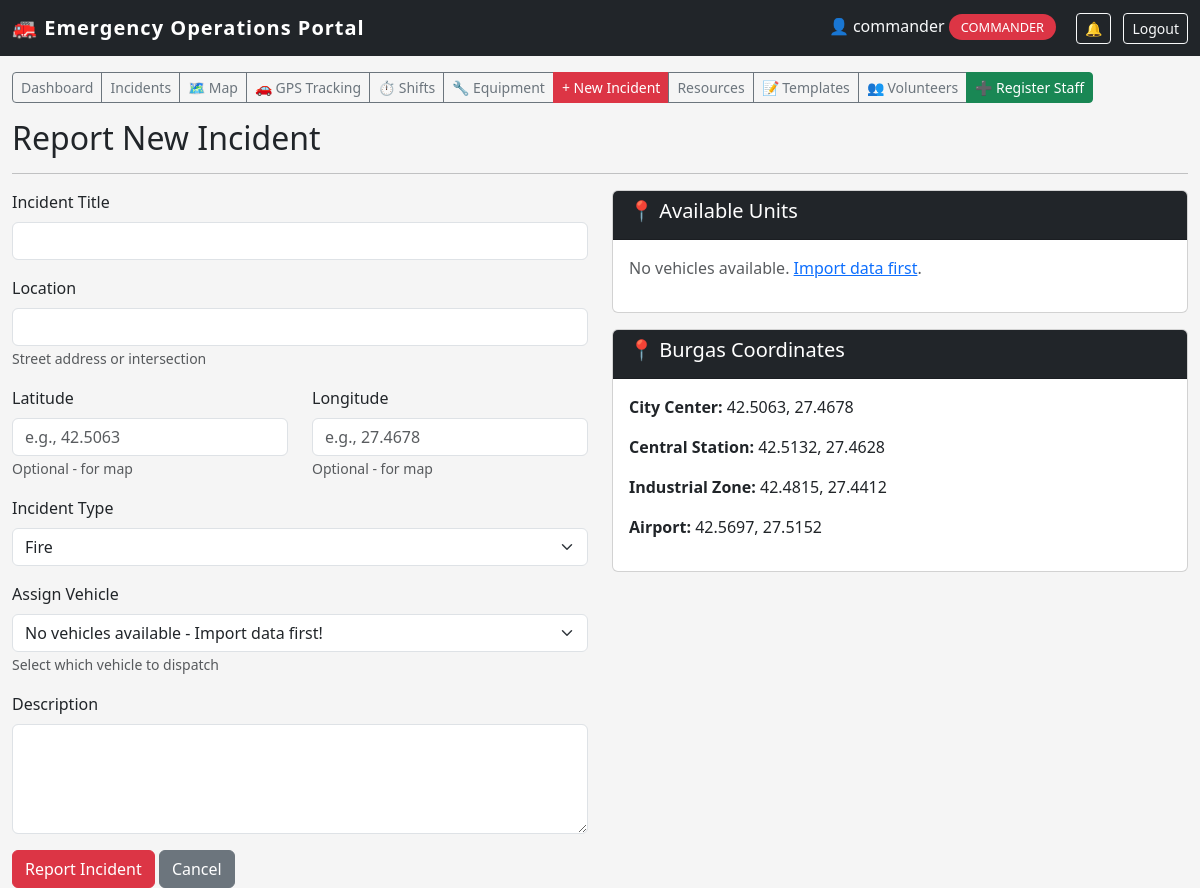
The page /staff/report_incident (signed in) on the database as committed earlier.
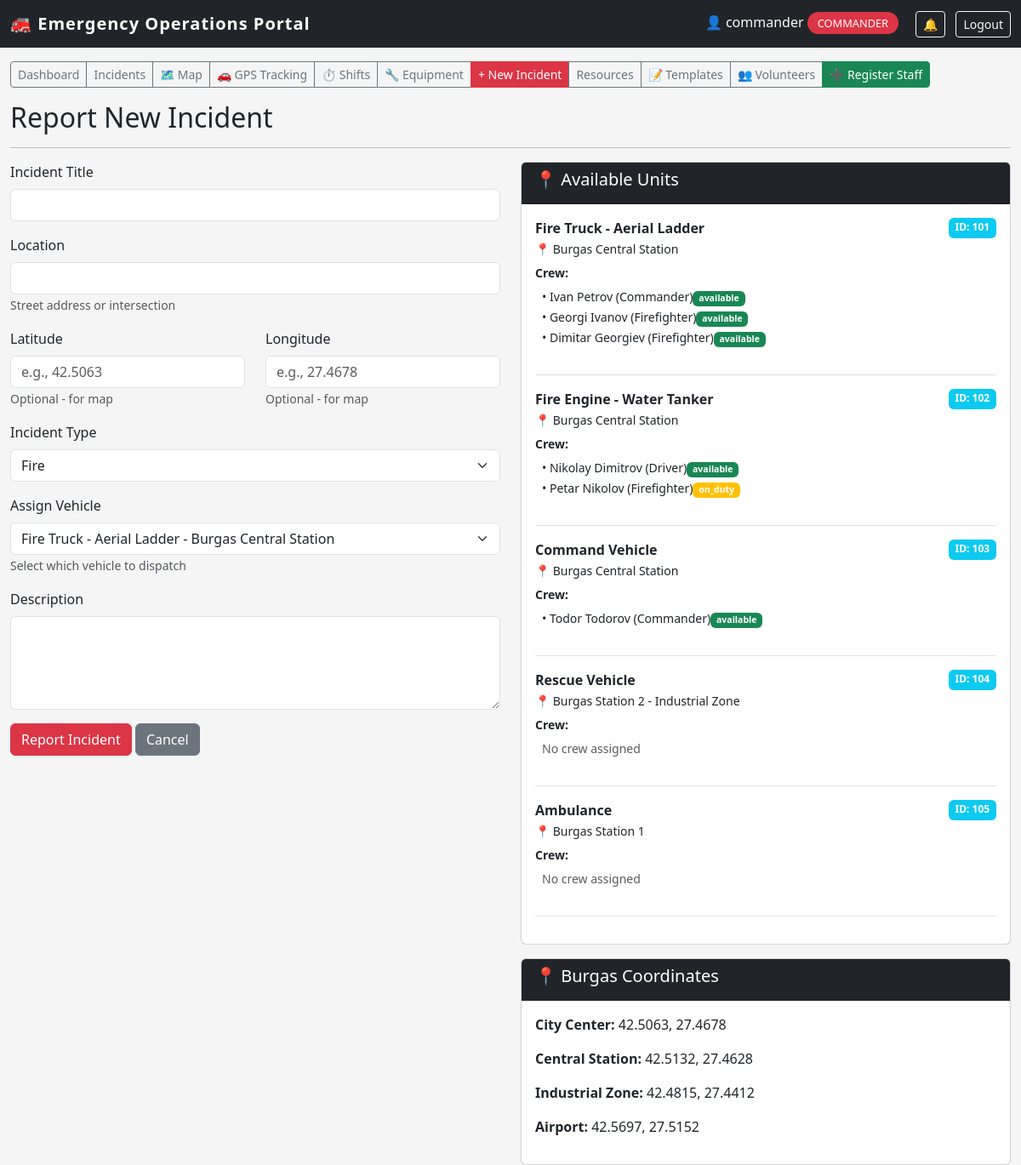
The same page on the database as committed later.
### app/models/vehicle.py (models this page shows)
class Vehicle(db.Model):
    id = db.Column(db.Integer, primary_key=True)
    type = db.Column(db.String(50))
    location = db.Column(db.String(200))
    latitude = db.Column(db.Float, nullable=True)
    longitude = db.Column(db.Float, nullable=True)
    last_updated = db.Column(db.DateTime, default=datetime.datetime.utcnow, onupdate=datetime.datetime.utcnow)
    speed = db.Column(db.Float, nullable=True)
    heading = db.Column(db.Integer, nullable=True)
    status = db.Column(db.String(20), default='station')
    current_incident_id = db.Column(db.Integer, db.ForeignKey('incident.id'), nullable=True)
    current_incident = db.relationship('Incident', foreign_keys=[current_incident_id])
    firefighters = db.relationship('Firefighter', backref='assigned_vehicle', lazy=True)

### app/models/firefighter.py (models this page shows)
class Firefighter(db.Model):
    id = db.Column(db.Integer, primary_key=True)
    name = db.Column(db.String(100), nullable=False)
    rank = db.Column(db.String(50))
    status = db.Column(db.String(20), default='available')
    vehicle_id = db.Column(db.Integer, db.ForeignKey('vehicle.id'), nullable=True)
    user_id = db.Column(db.Integer, db.ForeignKey('user_model.id'), nullable=True, unique=True)
    user = db.relationship('UserModel', foreign_keys=[user_id], backref='firefighter_profile')
    employee_id = db.Column(db.String(20), unique=True, nullable=True)
    phone = db.Column(db.String(20), nullable=True)
    hire_date = db.Column(db.DateTime, nullable=True)
    last_active = db.Column(db.DateTime, nullable=True)
    current_shift_id = db.Column(db.Integer, db.ForeignKey('shift.id'), nullable=True)
    current_shift = db.relationship('Shift', foreign_keys=[current_shift_id], back_populates='firefighter')
    shifts = db.relationship('Shift', foreign_keys='Shift.firefighter_id', back_populates='firefighter')

### app/routes/incidents.py (the view, shortened to what this page needs)
@incidents_bp.route('/staff/report_incident', methods=['GET', 'POST'])
@login_required
@role_required('dispatcher', 'commander')
def report_incident():
    form = IncidentForm()
    vehicles = Vehicle.query.all()
    form.vehicle_id.choices = [(v.id, f"{v.type} - {v.location}") for v in vehicles]
    if not form.vehicle_id.choices:
        form.vehicle_id.choices = [(0, 'No vehicles available - Import data first!')]
    return render_template('staff/incidents/report.html', form=form, vehicles=vehicles)

### app/forms/incident_forms.py
class IncidentForm(FlaskForm):
    title = StringField('Incident Title', validators=[DataRequired()])
    location = StringField('Location', validators=[DataRequired()])
    latitude = StringField('Latitude', validators=[Optional()])
    longitude = StringField('Longitude', validators=[Optional()])
    incident_type = SelectField('Incident Type',
                                choices=[('fire', 'Fire'),
                                         ('rescue', 'Rescue'),
                                         ('accident', 'Car Accident'),
                                         ('hazmat', 'Hazardous Materials'),
                                         ('other', 'Other')],
                                validators=[DataRequired()])
    description = TextAreaField('Description', validators=[DataRequired()])
    vehicle_id = SelectField('Assign Vehicle', coerce=int, validators=[DataRequired()])
    submit = SubmitField('Report Incident')

### app/utils.py (called while the page is built)
def login_required(f):
    @wraps(f)
    def decorated_function(*args, **kwargs):
        if not session.get('logged_in'):
            flash('Please login to access the staff portal.', 'warning')
            return redirect(url_for('auth.staff_login'))
        return f(*args, **kwargs)
    return decorated_function

def role_required(*roles):
    def decorator(f):
        @wraps(f)
        def decorated_function(*args, **kwargs):
            if not session.get('logged_in'):
                flash('Please login to access the staff portal.', 'warning')
                return redirect(url_for('auth.staff_login'))
            if session.get('user_role') not in roles:
                flash('Unauthorized access. This incident has been logged.', 'danger')
                return redirect(url_for('dashboard.staff_dashboard'))
            return f(*args, **kwargs)
        return decorated_function
    return decorator

### app/templates/staff/incidents/report.html (shortened to what this page needs)
{% extends "staff/base.html" %}
{% block content %}
<h2>Report New Incident</h2>
<hr>
<div class="row">
    <div class="col-md-6">
        <form method="POST">
            <div class="mb-3">{{ form.title.label(class="form-label") }}{{ form.title(class="form-control") }}</div>
            <div class="mb-3">{{ form.location.label(class="form-label") }}{{ form.location(class="form-control") }}<small class="text-muted">Street address or intersection</small></div>
            <div class="row">
                <div class="col-md-6 mb-3">{{ form.latitude.label(class="form-label") }}{{ form.latitude(class="form-control", placeholder="e.g., 42.5063") }}<small class="text-muted">Optional - for map</small></div>
                <div class="col-md-6 mb-3">{{ form.longitude.label(class="form-label") }}{{ form.longitude(class="form-control", placeholder="e.g., 27.4678") }}<small class="text-muted">Optional - for map</small></div>
            </div>
            <div class="mb-3">{{ form.incident_type.label(class="form-label") }}{{ form.incident_type(class="form-select") }}</div>
            <div class="mb-3">{{ form.vehicle_id.label(class="form-label") }}{{ form.vehicle_id(class="form-select") }}<small class="text-muted">Select which vehicle to dispatch</small></div>
            <div class="mb-3">{{ form.description.label(class="form-label") }}{{ form.description(class="form-control", rows=4) }}</div>
            {{ form.submit(class="btn btn-danger") }}
            <a href="{{ url_for('incidents.list_incidents') }}" class="btn btn-secondary">Cancel</a>
        </form>
    </div>
    <div class="col-md-6">
        <div class="card mb-3"><div class="card-header bg-dark text-white"><h5>📍 Available Units</h5></div><div class="card-body">
            {% if vehicles %}{% for vehicle in vehicles %}
            <div class="border-bottom mb-3 pb-3">
                <div class="d-flex justify-content-between"><strong>{{ vehicle.type }}</strong><span class="badge bg-info">ID: {{ vehicle.id }}</span></div>
                <p class="mb-1"><small>📍 {{ vehicle.location }}</small></p>
                <p class="mb-1"><small><strong>Crew:</strong></small></p>
                {% if vehicle.firefighters %}<ul class="list-unstyled ms-2">{% for f in vehicle.firefighters %}<li><small>• {{ f.name }} ({{ f.rank }})<span class="badge {% if f.status == 'available' %}bg-success{% else %}bg-warning{% endif %}">{{ f.status }}</span></small></li>{% endfor %}</ul>{% else %}<p class="text-muted ms-2"><small>No crew assigned</small></p>{% endif %}
            </div>{% endfor %}{% else %}<p class="text-muted">No vehicles available. <a href="{{ url_for('personnel.import_data') }}">Import data first</a>.</p>{% endif %}
        </div></div>
        <div class="card"><div class="card-header bg-dark text-white"><h5>📍 Burgas Coordinates</h5></div><div class="card-body"><p><strong>City Center:</strong> 42.5063, 27.4678</p><p><strong>Central Station:</strong> 42.5132, 27.4628</p><p><strong>Industrial Zone:</strong> 42.4815, 27.4412</p><p><strong>Airport:</strong> 42.5697, 27.5152</p></div></div>
    </div>
</div>
{% endblock %}

### app/templates/staff/base.html (shortened to what this page needs)
<!DOCTYPE html>
<html lang="en">
<head>
    <link href="https://cdn.jsdelivr.net/npm/bootstrap@5.3.0/dist/css/bootstrap.min.css" rel="stylesheet">
</head>
<body>
    <nav class="navbar navbar-dark bg-dark">
        <div class="container-fluid">
            <a class="navbar-brand" href="{{ url_for('dashboard.staff_dashboard') }}">
                🚒 Emergency Operations Portal
            </a>
            <div>
                {% if session.logged_in %}
                    <span class="text-light me-3">
                        👤 {{ session.user_name }}
                        <span class="role-badge">{{ session.user_role }}</span>
                    </span>
                    <a href="{{ url_for('notifications.view_notifications') }}" class="btn btn-outline-light btn-sm position-relative me-2">
                        🔔
                    </a>
                    <a href="{{ url_for('auth.staff_logout') }}" class="btn btn-outline-light btn-sm">Logout</a>
                {% endif %}
            </div>
        </div>
    </nav>
    <div class="container-fluid mt-3">
        {% if session.logged_in and session.user_role in ['dispatcher', 'commander'] %}
        <div class="row mb-3">
            <div class="col">
                <div class="btn-group flex-wrap">
                    <a href="{{ url_for('dashboard.dynamic_dashboard') }}" class="btn btn-outline-secondary btn-sm">Dashboard</a>
                    <a href="{{ url_for('incidents.list_incidents') }}" class="btn btn-outline-secondary btn-sm">Incidents</a>
                    <a href="{{ url_for('map.incident_map') }}" class="btn btn-outline-secondary btn-sm">🗺️ Map</a>
                    <a href="{{ url_for('personnel.vehicle_tracking') }}" class="btn btn-outline-secondary btn-sm">🚗 GPS Tracking</a>
                    <a href="{{ url_for('personnel.shift_management') }}" class="btn btn-outline-secondary btn-sm">⏱️ Shifts</a>
                    <a href="{{ url_for('equipment.list_equipment') }}" class="btn btn-outline-secondary btn-sm">🔧 Equipment</a>
                    <a href="{{ url_for('incidents.report_incident') }}" class="btn btn-danger btn-sm">+ New Incident</a>
                    <a href="{{ url_for('personnel.list_firefighters') }}" class="btn btn-outline-secondary btn-sm">Resources</a>
                    <a href="{{ url_for('communications.manage_templates') }}" class="btn btn-outline-secondary btn-sm">📝 Templates</a>
                    <a href="{{ url_for('volunteers.applications_list') }}" class="btn btn-outline-secondary btn-sm">👥 Volunteers</a>
                    {% if session.user_role == 'commander' %}
                        <a href="{{ url_for('auth.staff_register') }}" class="btn btn-success btn-sm">➕ Register Staff</a>
                    {% endif %}
                </div>
            </div>
        </div>
        {% endif %}
        <div class="row">
            <div class="col">
                {% block content %}{% endblock %}
            </div>
        </div>
    </div>
</body>
</html>

### app/templates/staff/base.html (style rules this page uses)
body { background: #f5f5f5; }
.navbar-brand { font-weight: bold; letter-spacing: 1px; }
.role-badge { background: #dc3545; color: white; padding: 4px 12px; border-radius: 20px; font-size: 0.8rem; text-transform: uppercase; }

Rows that differ between the two databases and show on the page:
added Vehicle: type "Fire Truck - Aerial Ladder", id "101", location "Burgas Central Station"
added Firefighter: name "Ivan Petrov", rank "Commander", status "available", shown under "Fire Truck - Aerial Ladder"
added Firefighter: name "Georgi Ivanov", rank "Firefighter", status "available", shown under "Fire Truck - Aerial Ladder"
added Firefighter: name "Dimitar Georgiev", rank "Firefighter", status "available", shown under "Fire Truck - Aerial Ladder"
added Vehicle: type "Fire Engine - Water Tanker", id "102", location "Burgas Central Station"
added Firefighter: name "Nikolay Dimitrov", rank "Driver", status "available", shown under "Fire Engine - Water Tanker"
added Firefighter: name "Petar Nikolov", rank "Firefighter", status "on_duty", shown under "Fire Engine - Water Tanker"
added Vehicle: type "Command Vehicle", id "103", location "Burgas Central Station"
added Firefighter: name "Todor Todorov", rank "Commander", status "available", shown under "Command Vehicle"
added Vehicle: type "Rescue Vehicle", id "104", location "Burgas Station 2 - Industrial Zone", shows "No crew assigned"
added Vehicle: type "Ambulance", id "105", location "Burgas Station 1", shows "No crew assigned"
Other text that changed with them:
form field vehicle_id: "No vehicles available - Import data first!" → "Fire Truck - Aerial Ladder - Burgas Central Station"
text no longer shown: "No vehicles available. Import data first ."
